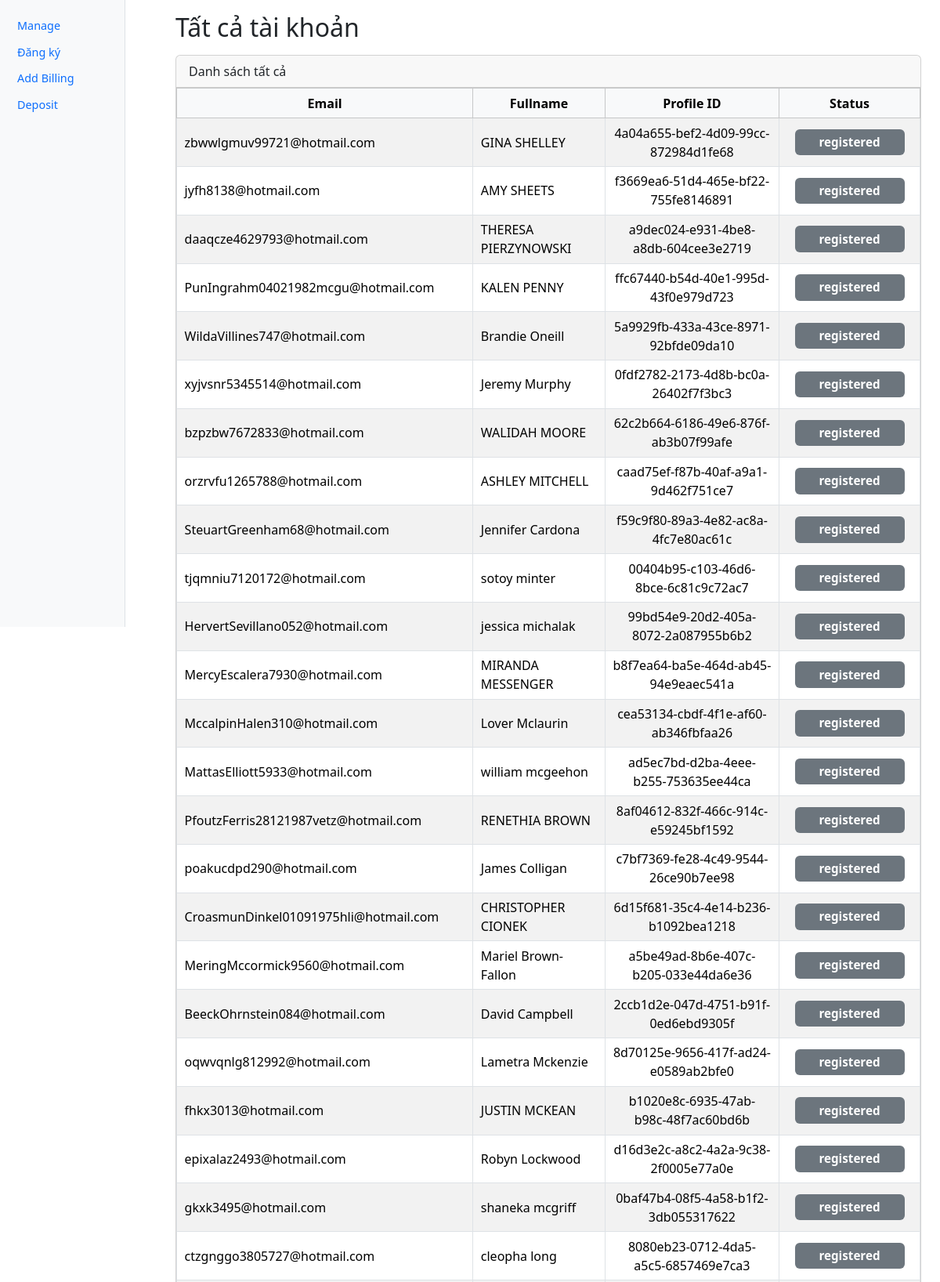
The page / (upper part) on the database its author committed.
### tables this page shows
CREATE TABLE accounts (
        id INTEGER PRIMARY KEY AUTOINCREMENT,
        email TEXT NOT NULL,
        password TEXT NOT NULL,
        fullname TEXT,
        status TEXT DEFAULT 'idle',   -- idle | running | registered | error
        profile_id TEXT,
        proxy TEXT,
        created_at TIMESTAMP DEFAULT CURRENT_TIMESTAMP
    , address TEXT, city TEXT, state TEXT, zipcode TEXT, amount TEXT);

### app.py (the view)
@app.get("/", response_class=HTMLResponse)
def index(request: Request):
    rows = get_accounts()
    return templates.TemplateResponse("index.html", {
        "request": request,
        "accounts": rows,
        "active": "home",
        "title": "Tất cả tài khoản"
    })

### templates/index.html (shortened to what this page needs)
{% extends "base.html" %}
{% block content %}
<h2 class="mb-3">Tất cả tài khoản</h2>
<div class="card">
  <div class="card-header">Danh sách tất cả</div>
  <div class="card-body p-0">
    <div class="table-responsive">
      <table class="table table-striped table-bordered mb-0 align-middle">
        <thead class="table-light text-center">
        <tr>
          <th>Email</th>
          <th>Fullname</th>
          <th>Profile ID</th>
          <th>Status</th>
        </tr>
        </thead>
        <tbody>
        {% for acc in accounts %}
          <tr data-id="{{ acc['id'] }}">
            <td>{{ acc['email'] }}</td>
            <td>{{ acc['fullname'] }}</td>
            <td class="profile text-center">{{ acc['profile_id'] or "-" }}</td>
            <td class="status text-center">
              <span class="badge bg-secondary">{{ acc['status'] }}</span>
            </td>
          </tr>
        {% endfor %}
        </tbody>
      </table>
    </div>
  </div>
</div>
{% endblock %}

### static/style.css (style rules this page uses)
.table td.status, .table th.status { width: 180px; text-align: center; }
.table td.status .badge { display: inline-block; min-width: 140px; font-size: 0.95rem; padding: 0.6em 0.8em; }
.table td, .table th { padding: 0.4rem 0.6rem; vertical-align: middle; }

### rows shown on the page
accounts: email "zbwwlgmuv99721@hotmail.com", fullname "GINA SHELLEY", profile "4a04a655-bef2-4d09-99cc-872984d1fe68", status "registered"
accounts: email "jyfh8138@hotmail.com", fullname "AMY SHEETS", profile "f3669ea6-51d4-465e-bf22-755fe8146891", status "registered"
accounts: email "daaqcze4629793@hotmail.com", fullname "THERESA PIERZYNOWSKI", profile "a9dec024-e931-4be8-a8db-604cee3e2719", status "registered"
accounts: email "PunIngrahm04021982mcgu@hotmail.com", fullname "KALEN PENNY", profile "ffc67440-b54d-40e1-995d-43f0e979d723", status "registered"
accounts: email "WildaVillines747@hotmail.com", fullname "Brandie Oneill", profile "5a9929fb-433a-43ce-8971-92bfde09da10", status "registered"
accounts: email "xyjvsnr5345514@hotmail.com", fullname "Jeremy Murphy", profile "0fdf2782-2173-4d8b-bc0a-26402f7f3bc3", status "registered"
accounts: email "bzpzbw7672833@hotmail.com", fullname "WALIDAH MOORE", profile "62c2b664-6186-49e6-876f-ab3b07f99afe", status "registered"
accounts: email "orzrvfu1265788@hotmail.com", fullname "ASHLEY MITCHELL", profile "caad75ef-f87b-40af-a9a1-9d462f751ce7", status "registered"
accounts: email "SteuartGreenham68@hotmail.com", fullname "Jennifer Cardona", profile "f59c9f80-89a3-4e82-ac8a-4fc7e80ac61c", status "registered"
accounts: email "tjqmniu7120172@hotmail.com", fullname "sotoy minter", profile "00404b95-c103-46d6-8bce-6c81c9c72ac7", status "registered"
accounts: email "HervertSevillano052@hotmail.com", fullname "jessica michalak", profile "99bd54e9-20d2-405a-8072-2a087955b6b2", status "registered"
accounts: email "MercyEscalera7930@hotmail.com", fullname "MIRANDA MESSENGER", profile "b8f7ea64-ba5e-464d-ab45-94e9eaec541a", status "registered"
accounts: email "MccalpinHalen310@hotmail.com", fullname "Lover Mclaurin", profile "cea53134-cbdf-4f1e-af60-ab346fbfaa26", status "registered"
accounts: email "MattasElliott5933@hotmail.com", fullname "william mcgeehon", profile "ad5ec7bd-d2ba-4eee-b255-753635ee44ca", status "registered"
accounts: email "PfoutzFerris28121987vetz@hotmail.com", fullname "RENETHIA BROWN", profile "8af04612-832f-466c-914c-e59245bf1592", status "registered"
accounts: email "poakucdpd290@hotmail.com", fullname "James Colligan", profile "c7bf7369-fe28-4c49-9544-26ce90b7ee98", status "registered"
accounts: email "CroasmunDinkel01091975hli@hotmail.com", fullname "CHRISTOPHER CIONEK", profile "6d15f681-35c4-4e14-b236-b1092bea1218", status "registered"
accounts: email "MeringMccormick9560@hotmail.com", fullname "Mariel Brown-Fallon", profile "a5be49ad-8b6e-407c-b205-033e44da6e36", status "registered"
accounts: email "BeeckOhrnstein084@hotmail.com", fullname "David Campbell", profile "2ccb1d2e-047d-4751-b91f-0ed6ebd9305f", status "registered"
accounts: email "oqwvqnlg812992@hotmail.com", fullname "Lametra Mckenzie", profile "8d70125e-9656-417f-ad24-e0589ab2bfe0", status "registered"
accounts: email "fhkx3013@hotmail.com", fullname "JUSTIN MCKEAN", profile "b1020e8c-6935-47ab-b98c-48f7ac60bd6b", status "registered"
accounts: email "epixalaz2493@hotmail.com", fullname "Robyn Lockwood", profile "d16d3e2c-a8c2-4a2a-9c38-2f0005e77a0e", status "registered"
accounts: email "gkxk3495@hotmail.com", fullname "shaneka mcgriff", profile "0baf47b4-08f5-4a58-b1f2-3db055317622", status "registered"
accounts: email "ctzgnggo3805727@hotmail.com", fullname "cleopha long", profile "8080eb23-0712-4da5-a5c5-6857469e7ca3", status "registered"
